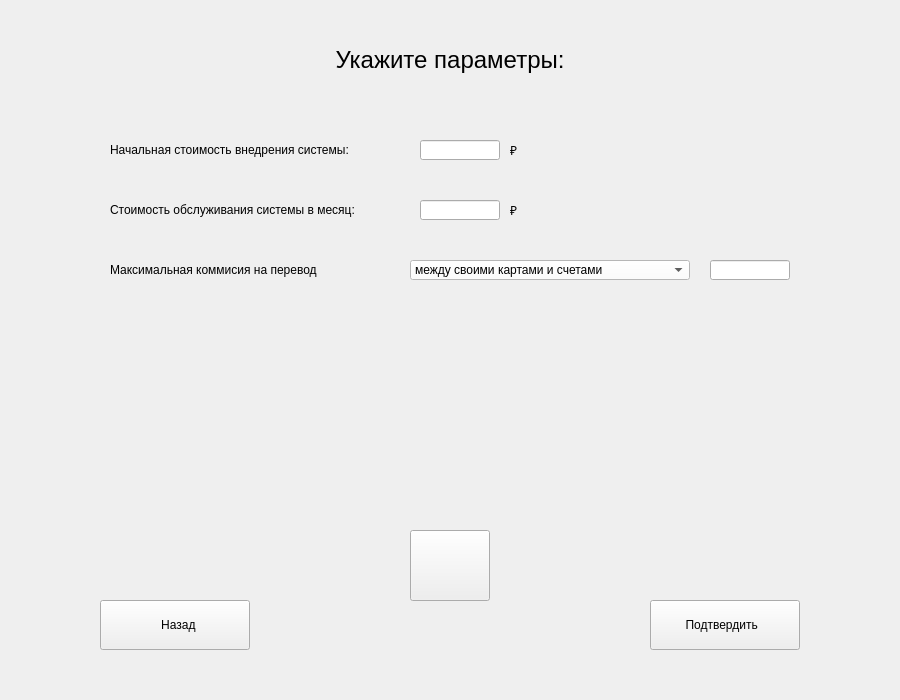
<?xml version="1.0" encoding="UTF-8"?>
<ui version="4.0">
 <class>Business</class>
 <widget class="QWidget" name="Business">
  <property name="geometry">
   <rect>
    <x>0</x>
    <y>0</y>
    <width>900</width>
    <height>700</height>
   </rect>
  </property>
  <property name="windowTitle">
   <string>Form</string>
  </property>
  <widget class="QLabel" name="label_2">
   <property name="geometry">
    <rect>
     <x>110</x>
     <y>140</y>
     <width>280</width>
     <height>20</height>
    </rect>
   </property>
   <property name="styleSheet">
    <string notr="true">font: 11pt &quot;Calibri&quot;;</string>
   </property>
   <property name="text">
    <string>Начальная стоимость внедрения системы:</string>
   </property>
  </widget>
  <widget class="QLineEdit" name="lineEdit">
   <property name="geometry">
    <rect>
     <x>420</x>
     <y>140</y>
     <width>80</width>
     <height>20</height>
    </rect>
   </property>
   <property name="styleSheet">
    <string notr="true"/>
   </property>
  </widget>
  <widget class="QLabel" name="label_5">
   <property name="geometry">
    <rect>
     <x>750</x>
     <y>260</y>
     <width>31</width>
     <height>20</height>
    </rect>
   </property>
   <property name="styleSheet">
    <string notr="true">font: 11pt &quot;Calibri&quot;;</string>
   </property>
   <property name="text">
    <string>%</string>
   </property>
  </widget>
  <widget class="QLabel" name="label_7">
   <property name="geometry">
    <rect>
     <x>110</x>
     <y>200</y>
     <width>280</width>
     <height>20</height>
    </rect>
   </property>
   <property name="styleSheet">
    <string notr="true">font: 11pt &quot;Calibri&quot;;</string>
   </property>
   <property name="text">
    <string>Стоимость обслуживания системы в месяц:</string>
   </property>
  </widget>
  <widget class="QLabel" name="label_4">
   <property name="geometry">
    <rect>
     <x>110</x>
     <y>260</y>
     <width>280</width>
     <height>20</height>
    </rect>
   </property>
   <property name="styleSheet">
    <string notr="true">font: 11pt &quot;Calibri&quot;;</string>
   </property>
   <property name="text">
    <string>Максимальная коммисия на перевод  </string>
   </property>
  </widget>
  <widget class="QLineEdit" name="lineEdit_2">
   <property name="geometry">
    <rect>
     <x>710</x>
     <y>260</y>
     <width>80</width>
     <height>20</height>
    </rect>
   </property>
   <property name="styleSheet">
    <string notr="true"/>
   </property>
  </widget>
  <widget class="QLabel" name="label">
   <property name="geometry">
    <rect>
     <x>0</x>
     <y>45</y>
     <width>900</width>
     <height>30</height>
    </rect>
   </property>
   <property name="styleSheet">
    <string notr="true">font: 14pt &quot;Calibri&quot;;</string>
   </property>
   <property name="text">
    <string>&lt;html&gt;&lt;head/&gt;&lt;body&gt;&lt;p align=&quot;center&quot;&gt;&lt;span style=&quot; font-size:18pt;&quot;&gt;Укажите параметры:&lt;/span&gt;&lt;/p&gt;&lt;/body&gt;&lt;/html&gt;</string>
   </property>
  </widget>
  <widget class="QComboBox" name="comboBox_2">
   <property name="geometry">
    <rect>
     <x>410</x>
     <y>260</y>
     <width>280</width>
     <height>20</height>
    </rect>
   </property>
   <property name="styleSheet">
    <string notr="true">font: 11pt &quot;Calibri&quot;;
background-color: rgb(255, 255, 255);
color: rgb(0, 0, 0);</string>
   </property>
   <item>
    <property name="text">
     <string>между своими картами и счетами</string>
    </property>
   </item>
   <item>
    <property name="text">
     <string>клиенту этого же банка</string>
    </property>
   </item>
   <item>
    <property name="text">
     <string>клиенту другого банка</string>
    </property>
   </item>
   <item>
    <property name="text">
     <string>через систему быстрых платежей</string>
    </property>
   </item>
  </widget>
  <widget class="QLabel" name="label_3">
   <property name="geometry">
    <rect>
     <x>510</x>
     <y>140</y>
     <width>70</width>
     <height>20</height>
    </rect>
   </property>
   <property name="styleSheet">
    <string notr="true">font: 11pt &quot;Calibri&quot;;</string>
   </property>
   <property name="text">
    <string>₽ </string>
   </property>
  </widget>
  <widget class="QLineEdit" name="lineEdit_3">
   <property name="geometry">
    <rect>
     <x>420</x>
     <y>200</y>
     <width>80</width>
     <height>20</height>
    </rect>
   </property>
   <property name="styleSheet">
    <string notr="true"/>
   </property>
  </widget>
  <widget class="QLabel" name="label_6">
   <property name="geometry">
    <rect>
     <x>510</x>
     <y>200</y>
     <width>70</width>
     <height>20</height>
    </rect>
   </property>
   <property name="styleSheet">
    <string notr="true">font: 11pt &quot;Calibri&quot;;</string>
   </property>
   <property name="text">
    <string>₽ </string>
   </property>
  </widget>
  <widget class="QPushButton" name="pushButton">
   <property name="geometry">
    <rect>
     <x>100</x>
     <y>600</y>
     <width>150</width>
     <height>50</height>
    </rect>
   </property>
   <property name="styleSheet">
    <string notr="true">font: 12pt &quot;Calibri&quot;;</string>
   </property>
   <property name="text">
    <string>  Назад</string>
   </property>
   <property name="icon">
    <iconset resource="qrs.qrc">
     <normaloff>:/left-arrow.svg</normaloff>:/left-arrow.svg</iconset>
   </property>
  </widget>
  <widget class="QPushButton" name="pushButton_3">
   <property name="geometry">
    <rect>
     <x>410</x>
     <y>530</y>
     <width>80</width>
     <height>71</height>
    </rect>
   </property>
   <property name="styleSheet">
    <string notr="true">font: 10pt &quot;Calibri&quot;;</string>
   </property>
   <property name="text">
    <string/>
   </property>
   <property name="icon">
    <iconset resource="qrs.qrc">
     <normaloff>:/renew.svg</normaloff>:/renew.svg</iconset>
   </property>
   <property name="iconSize">
    <size>
     <width>40</width>
     <height>40</height>
    </size>
   </property>
   <property name="checkable">
    <bool>true</bool>
   </property>
   <property name="default">
    <bool>false</bool>
   </property>
  </widget>
  <widget class="QPushButton" name="pushButton_2">
   <property name="geometry">
    <rect>
     <x>650</x>
     <y>600</y>
     <width>150</width>
     <height>50</height>
    </rect>
   </property>
   <property name="layoutDirection">
    <enum>Qt::RightToLeft</enum>
   </property>
   <property name="styleSheet">
    <string notr="true">font: 12pt &quot;Calibri&quot;;</string>
   </property>
   <property name="text">
    <string>Подтвердить  </string>
   </property>
   <property name="icon">
    <iconset resource="qrs.qrc">
     <normaloff>:/tip.svg</normaloff>:/tip.svg</iconset>
   </property>
   <property name="iconSize">
    <size>
     <width>25</width>
     <height>25</height>
    </size>
   </property>
  </widget>
 </widget>
 <resources>
  <include location="qrs.qrc"/>
 </resources>
 <connections/>
</ui>
